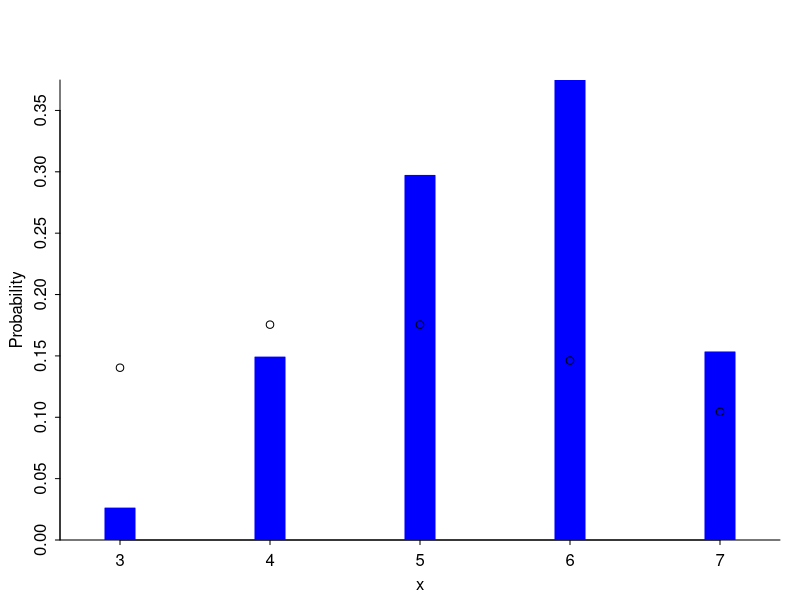

Recreate this plot in R.
#For example purposes we will use a generate the posterior as the observations.

# Posterior is pois(5), prior is pois(10)
iter = 10000;


obs = rpois(100,5)
obs_mean = mean(obs)
obs_var = var(obs)


posterior_dataset = rep(0,iter)
sampled = 1

while (sampled < iter+1)
{
  theta_dash = rpois(1,10)
  
  sim_dataset = rpois(100,theta_dash)
  
  # Only mean for summary statistic
  # eplison = 1
  
  sim_mean = mean(sim_dataset)
  sim_var = var(sim_dataset)
  
  if (abs(sim_mean-obs_mean)<2 && abs(sim_var-obs_var)<2)
  {
    posterior_dataset[sampled] = theta_dash
    sampled = sampled + 1
  }
}

library(arm)
discrete.histogram(posterior_dataset)
x = seq(1:10)
points(x,dpois(x,5))
